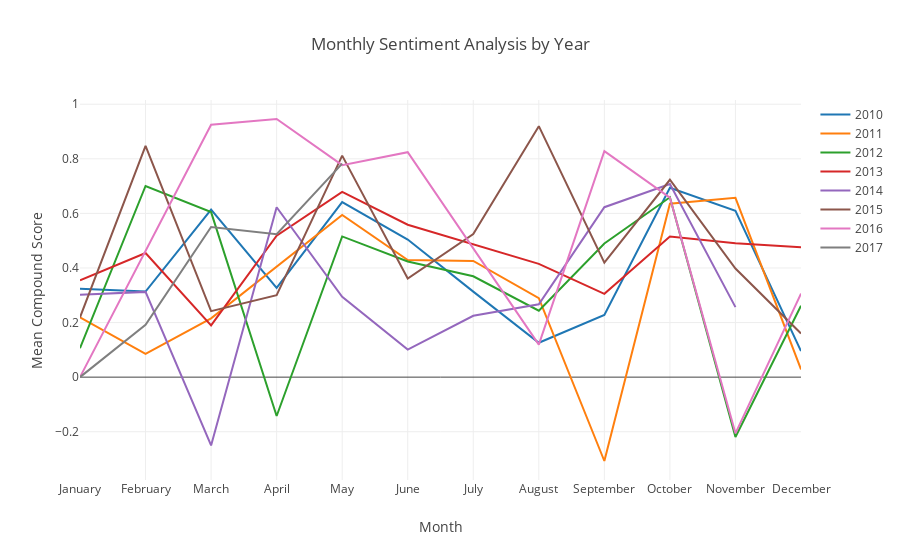

Source (notebook cell):
### Code cell
getMonthlyData_Years(timeline)

### Figure 1 — Plotly figure (JSON) as saved in the notebook; plotly's stock layout.template omitted (floating-point values rounded to 4 significant figures)
{"data": [{"mode": "lines", "name": 2010, "type": "scatter", "x": ["January", "February", "March", "April", "May", "June", "July", "August", "September", "October", "November", "December"], "y": [0.3237, 0.3135, 0.6139, 0.3274, 0.6411, 0.5041, 0.3133, 0.1259, 0.2282, 0.6938, 0.6094, 0.09579]}, {"mode": "lines", "name": 2011, "type": "scatter", "x": ["January", "February", "March", "May", "June", "July", "August", "September", "October", "November", "December"], "y": [0.2187, 0.0851, 0.2155, 0.5944, 0.4293, 0.4259, 0.2892, -0.3073, 0.6358, 0.6572, 0.02833]}, {"mode": "lines", "name": 2012, "type": "scatter", "x": ["January", "February", "March", "April", "May", "June", "July", "August", "September", "October", "November", "December"], "y": [0.1059, 0.7005, 0.6047, -0.1423, 0.5156, 0.4237, 0.3697, 0.2436, 0.4898, 0.659, -0.2192, 0.2617]}, {"mode": "lines", "name": 2013, "type": "scatter", "x": ["January", "February", "March", "April", "May", "June", "August", "September", "October", "November", "December"], "y": [0.3547, 0.455, 0.1898, 0.5185, 0.6787, 0.5584, 0.4151, 0.3053, 0.515, 0.4904, 0.4757]}, {"mode": "lines", "name": 2014, "type": "scatter", "x": ["January", "February", "March", "April", "May", "June", "July", "August", "September", "October", "November"], "y": [0.3016, 0.3124, -0.2503, 0.6227, 0.2945, 0.1009, 0.2249, 0.2671, 0.6227, 0.7074, 0.2566]}, {"mode": "lines", "name": 2015, "type": "scatter", "x": ["January", "February", "March", "April", "May", "June", "July", "August", "September", "October", "November", "December"], "y": [0.2192, 0.8478, 0.2419, 0.3002, 0.8118, 0.3614, 0.5244, 0.9195, 0.4197, 0.7233, 0.3982, 0.1602]}, {"mode": "lines", "name": 2016, "type": "scatter", "x": ["January", "March", "April", "May", "June", "August", "September", "October", "November", "December"], "y": [0, 0.9248, 0.9459, 0.7769, 0.8244, 0.1191, 0.8283, 0.6576, -0.2059, 0.3062]}, {"mode": "lines", "name": 2017, "type": "scatter", "x": ["January", "February", "March", "April", "May"], "y": [0, 0.1918, 0.55, 0.5236, 0.7824]}], "layout": {"title": "Monthly Sentiment Analysis by Year", "xaxis": {"title": "Month"}, "yaxis": {"title": "Mean Compound Score"}}}
